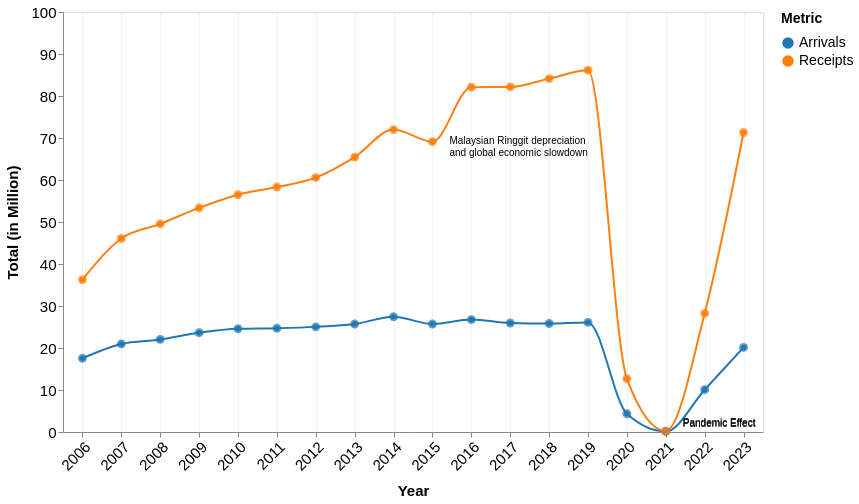

Source (Vega-Lite JSON):
### Vega-Lite specification from a JSON file in a GitHub repository (floating-point values rounded to 4 significant figures)
{"$schema": "https://vega.github.io/schema/vega-lite/v5.json", "width": 700, "height": 420, "data": {"values": [{"year": "2006", "Arrivals": 17.55, "Receipts": 36.27}, {"year": "2007", "Arrivals": 20.97, "Receipts": 46.07}, {"year": "2008", "Arrivals": 22.05, "Receipts": 49.56}, {"year": "2009", "Arrivals": 23.64, "Receipts": 53.37}, {"year": "2010", "Arrivals": 24.58, "Receipts": 56.49}, {"year": "2011", "Arrivals": 24.71, "Receipts": 58.32}, {"year": "2012", "Arrivals": 25.03, "Receipts": 60.56}, {"year": "2013", "Arrivals": 25.72, "Receipts": 65.44}, {"year": "2014", "Arrivals": 27.44, "Receipts": 72.0}, {"year": "2015", "Arrivals": 25.72, "Receipts": 69.12}, {"year": "2016", "Arrivals": 26.76, "Receipts": 82.1}, {"year": "2017", "Arrivals": 25.95, "Receipts": 82.17}, {"year": "2018", "Arrivals": 25.83, "Receipts": 84.14}, {"year": "2019", "Arrivals": 26.1, "Receipts": 86.14}, {"year": "2020", "Arrivals": 4.33, "Receipts": 12.69}, {"year": "2021", "Arrivals": 0.13, "Receipts": 0.24}, {"year": "2022", "Arrivals": 10.07, "Receipts": 28.23}, {"year": "2023", "Arrivals": 20.14, "Receipts": 71.31}]}, "transform": [{"fold": ["Arrivals", "Receipts"], "as": ["Metric", "Value"]}], "layer": [{"mark": {"type": "line", "point": true, "interpolate": "monotone", "tooltip": true}, "encoding": {"x": {"field": "year", "type": "ordinal", "title": "Year", "axis": {"labelAngle": -45, "titlePadding": 10, "labelFontSize": 15, "titleFontSize": 15, "grid": true, "gridOpacity": 0.45}}, "y": {"field": "Value", "type": "quantitative", "title": "Total (in Million)", "axis": {"titlePadding": 10, "labelFontSize": 15, "titleFontSize": 15, "grid": false}, "scale": {"domain": [0, 100]}}, "color": {"field": "Metric", "type": "nominal", "scale": {"domain": ["Arrivals", "Receipts"], "range": ["#1f77b4", "#ff7f0e"]}, "legend": {"title": "Metric", "labelFontSize": 14, "titleFontSize": 14, "titlePadding": 10}}}}, {"mark": {"type": "point", "tooltip": true, "filled": true, "size": 80}, "encoding": {"x": {"field": "year", "type": "ordinal"}, "y": {"field": "Value", "type": "quantitative"}, "color": {"field": "Metric", "type": "nominal"}, "tooltip": [{"field": "year", "title": "Year"}, {"field": "Metric", "title": "Metric"}, {"field": "Value", "title": "Value", "format": ".2f"}]}}, {"mark": {"type": "text", "fontSize": 10, "align": "left", "color": "#000", "dx": 17, "dy": -7.5}, "encoding": {"x": {"field": "year", "type": "ordinal", "title": "Year"}, "y": {"field": "Value", "type": "quantitative"}, "text": {"value": "Pandemic Effect"}}, "transform": [{"filter": {"field": "year", "equal": "2021"}}]}, {"mark": {"type": "text", "fontSize": 10, "align": "left", "color": "#000", "dx": 17, "dy": -1}, "encoding": {"x": {"field": "year", "type": "ordinal", "title": "Year"}, "y": {"field": "Value", "type": "quantitative"}, "text": {"value": ["Malaysian Ringgit depreciation", "and global economic slowdown"]}}, "transform": [{"filter": {"field": "Value", "equal": 69.12}}]}]}
